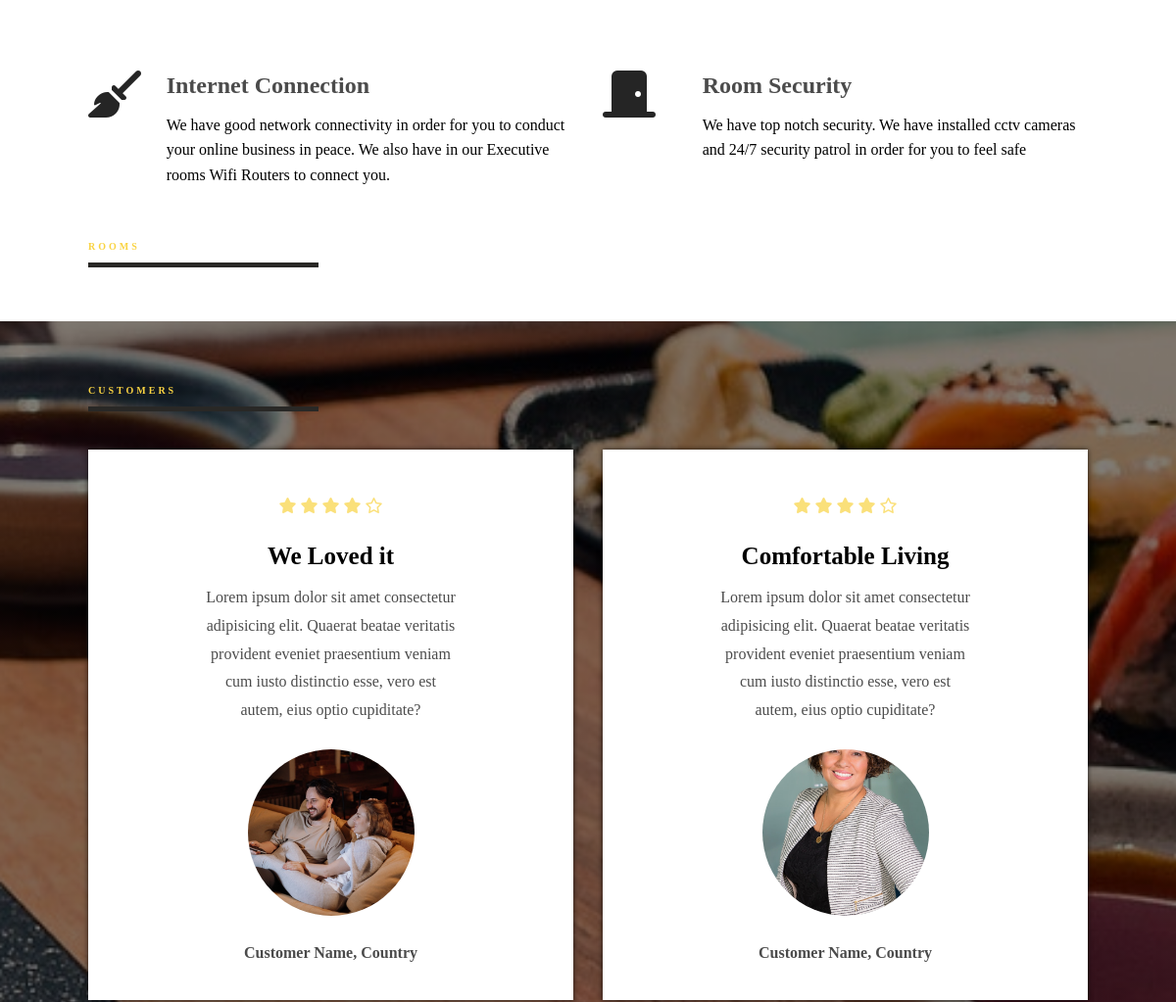
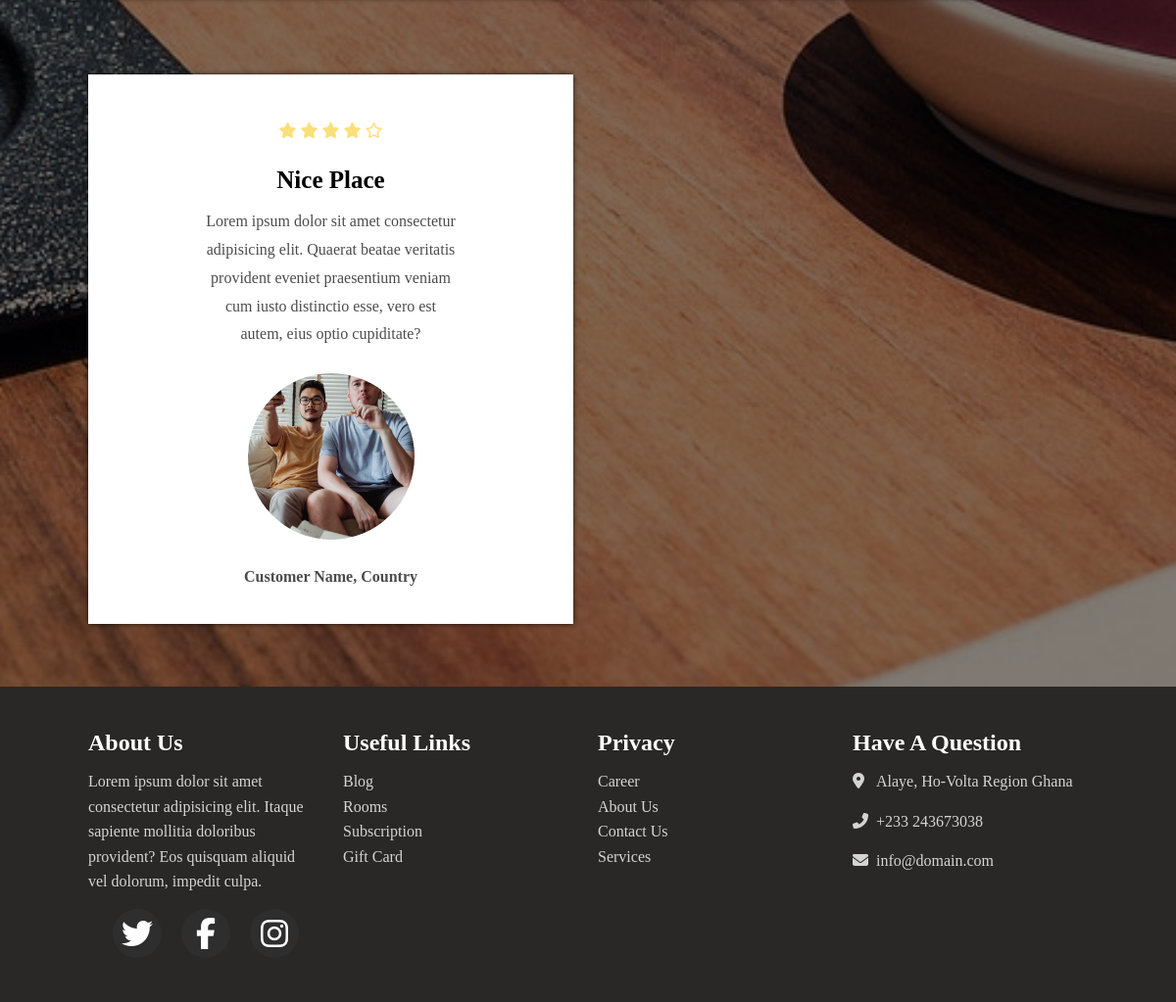
The app's page / (lower part), older data (2 pictures, top to bottom).
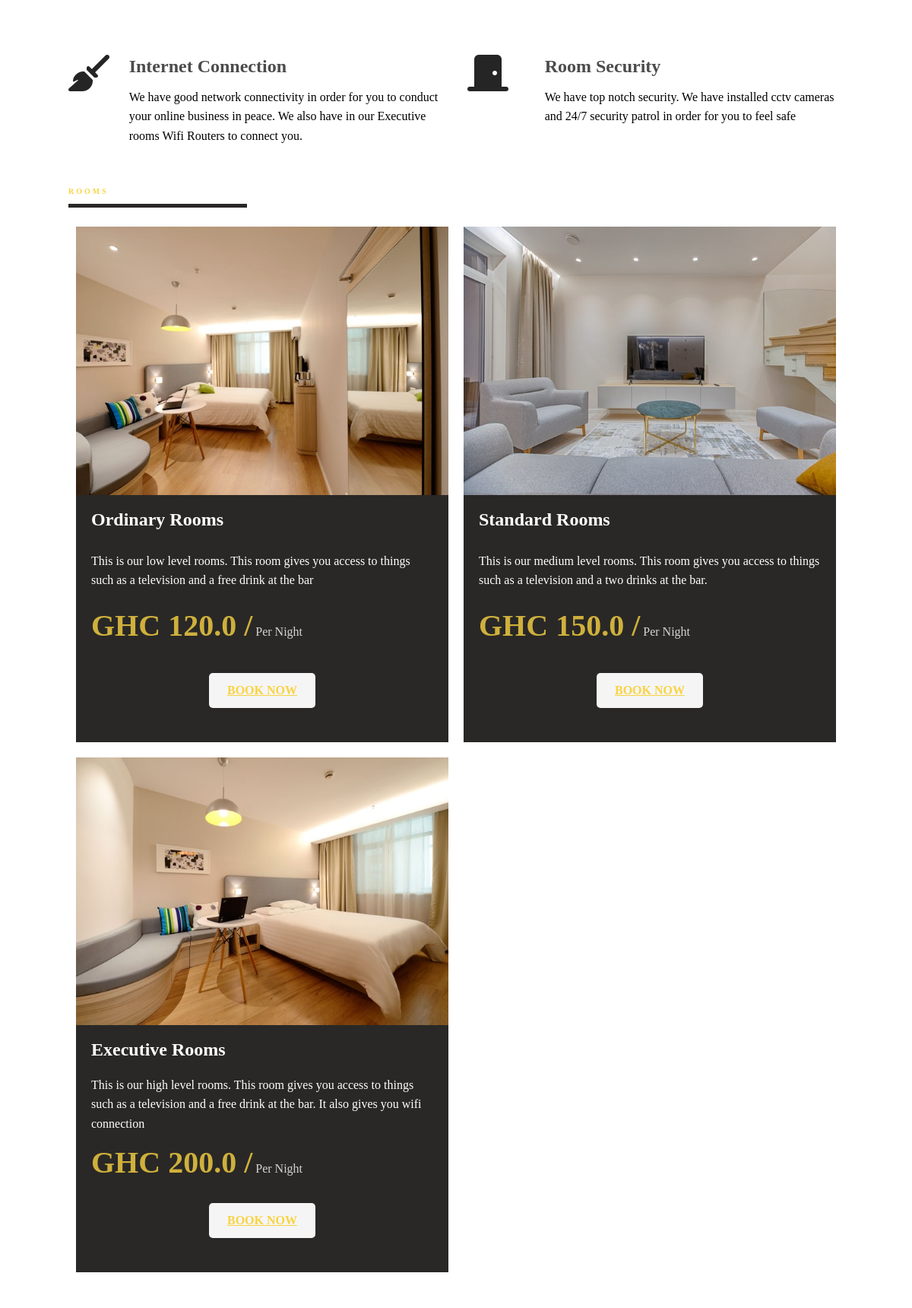
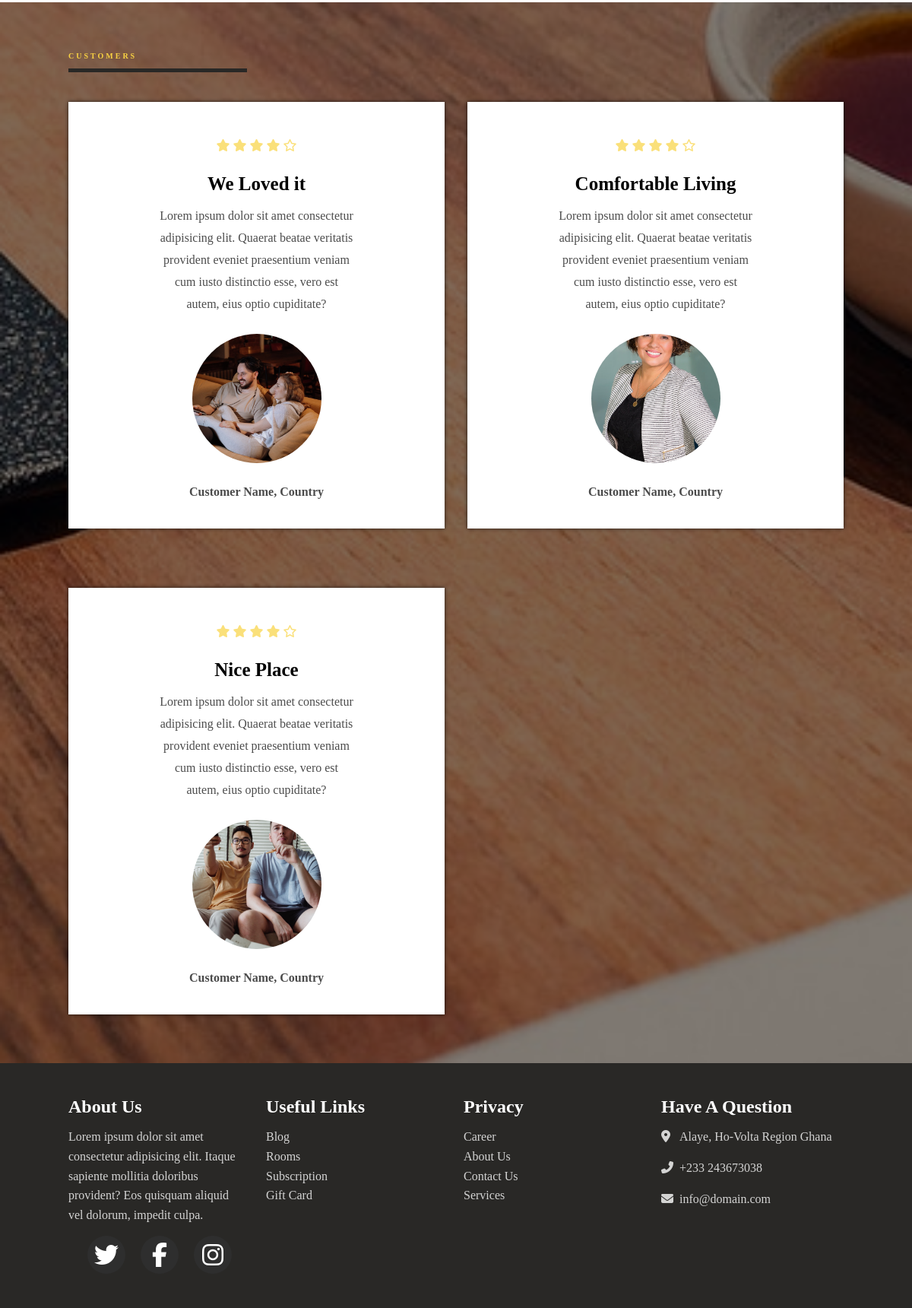
The same page, newer data (2 pictures, top to bottom).
### receptionist/models.py (models this page shows, shortened)
class Collective_Room(models.Model):
    name = models.CharField(max_length=100, primary_key=True)
    price = models.FloatField()
    description = models.TextField(max_length=200)
    img = models.ImageField(upload_to= 'room_images')

### users/views.py (the view)
def index(request):
    rooms = Collective_Room.objects.all()
    return render(request, 'user_main.html', {'rooms':rooms})

### templates/user_main.html (shortened to what this page needs)
{% load static %}
<!DOCTYPE html>
<html>
    <head>
        <link rel="stylesheet" href={% static "main.css" %}>
    </head>
    <body>
        <section class = "services sec-width" id = "services">
            <div class = "services-container">
                <article class = "service">
                    <div class = "service-icon">
                        <span>
                            <i class = "fas fa-broom"></i>
                        </span>
                    </div>
                    <div class = "service-content">
                        <h2>Internet Connection</h2>
                        <p>We have good network connectivity in order for you to conduct your online business in peace. We also have in our Executive rooms Wifi Routers to connect you.</p>
                    </div>
                </article>
                <article class = "service">
                    <div class = "service-icon">
                        <span>
                            <i class = "fas fa-door-closed"></i>
                        </span>
                    </div>
                    <div class = "service-content">
                        <h2>Room Security</h2>
                        <p>We have top notch security. We have installed cctv cameras and 24/7 security patrol in order for you to feel safe</p>
                    </div>
                </article>
            </div>
        </section>
        <section class = "rooms sec-width" id = "rooms">
            <div class = "title">
                <h2>rooms</h2>
            </div>
            <div class = "rooms-container">
                {% for room in rooms %}
                <article class = "room">
                    <div class = "room-image">
                        <img src = {{ room.img.url }} alt = "room image">
                    </div>
                    <div class = "room-text">
                        <h3>{{room.name}} Rooms</h3>
                        <p>{{room.description}}</p>
                        <p class = "rate">
                            <span>GHC {{room.price}} /</span> Per Night
                        </p>
                        <a type = "button" href="/booking/{{room.name}}" class = "btn">book now</a>
                    </div>
                </article>
                {% endfor %}
            </div>
        </section>
        <section class = "customers" id = "customers">
            <div class = "sec-width">
                <div class = "title">
                    <h2>customers</h2>
                </div>
                <div class = "customers-container">
                    <div class = "customer">
                        <div class = "rating">
                            <span><i class = "fas fa-star"></i></span>
                            <span><i class = "fas fa-star"></i></span>
                            <span><i class = "fas fa-star"></i></span>
                            <span><i class = "fas fa-star"></i></span>
                            <span><i class = "far fa-star"></i></span>
                        </div>
                        <h3>We Loved it</h3>
                        <p>Lorem ipsum dolor sit amet consectetur adipisicing elit. Quaerat beatae veritatis provident eveniet praesentium veniam cum iusto distinctio esse, vero est autem, eius optio cupiditate?</p>
                        <img src = {% static "images/cus1.jpg" %} alt = "customer image">
                        <span>Customer Name, Country</span>
                    </div>
                    <div class = "customer">
                        <div class = "rating">
                            <span><i class = "fas fa-star"></i></span>
                            <span><i class = "fas fa-star"></i></span>
                            <span><i class = "fas fa-star"></i></span>
                            <span><i class = "fas fa-star"></i></span>
                            <span><i class = "far fa-star"></i></span>
                        </div>
                        <h3>Comfortable Living</h3>
                        <p>Lorem ipsum dolor sit amet consectetur adipisicing elit. Quaerat beatae veritatis provident eveniet praesentium veniam cum iusto distinctio esse, vero est autem, eius optio cupiditate?</p>
                        <img src = {% static "images/cus2.jpg" %} alt = "customer image">
                        <span>Customer Name, Country</span>
                    </div>
                    <div class = "customer">
                        <div class = "rating">
                            <span><i class = "fas fa-star"></i></span>
                            <span><i class = "fas fa-star"></i></span>
                            <span><i class = "fas fa-star"></i></span>
                            <span><i class = "fas fa-star"></i></span>
                            <span><i class = "far fa-star"></i></span>
                        </div>
                        <h3>Nice Place</h3>
                        <p>Lorem ipsum dolor sit amet consectetur adipisicing elit. Quaerat beatae veritatis provident eveniet praesentium veniam cum iusto distinctio esse, vero est autem, eius optio cupiditate?</p>
                        <img src = {% static "images/cus3.jpg" %} alt = "customer image">
                        <span>Customer Name, Country</span>
                    </div>
                </div>
            </div>
        </section>
        <footer class = "footer">
            <div class = "footer-container">
                <div>
                    <h2>About Us </h2>
                    <p>Lorem ipsum dolor sit amet consectetur adipisicing elit. Itaque sapiente mollitia doloribus provident? Eos quisquam aliquid vel dolorum, impedit culpa.</p>
                    <ul class = "social-icons">
                        <li class = "flex">
                            <i class = "fa fa-twitter fa-2x"></i>
                        </li>
                        <li class = "flex">
                            <i class = "fa fa-facebook fa-2x"></i>
                        </li>
                        <li class = "flex">
                            <i class = "fa fa-instagram fa-2x"></i>
                        </li>
                    </ul>
                </div>
                <div>
                    <h2>Useful Links</h2>
                    <a href = "#">Blog</a>
                    <a href = "#">Rooms</a>
                    <a href = "#">Subscription</a>
                    <a href = "#">Gift Card</a>
                </div>
                <div>
                    <h2>Privacy</h2>
                    <a href = "#">Career</a>
                    <a href = "#">About Us</a>
                    <a href = "#">Contact Us</a>
                    <a href = "#">Services</a>
                </div>
                <div>
                    <h2>Have A Question</h2>
                    <div class = "contact-item">
                        <span>
                            <i class = "fas fa-map-marker-alt"></i>
                        </span>
                        <span>
                            Alaye, Ho-Volta Region Ghana
                        </span>
                    </div>
                    <div class = "contact-item">
                        <span>
                            <i class = "fas fa-phone-alt"></i>
                        </span>
                        <span>
                            +233 243673038
                        </span>
                    </div>
                    <div class = "contact-item">
                        <span>
                            <i class = "fas fa-envelope"></i>
                        </span>
                        <span>
                            info@domain.com
                        </span>
                    </div>
                </div>
            </div>
        </footer>
    </body>
</html>

### static/main.css (style rules this page uses)
:root { --transition: all 0.7s ease; --yellow: #f9d342; --dark: #292826; }
* { box-sizing: border-box; padding: 0; margin: 0; font-family: Poppins, serif; }
html { scroll-behavior: smooth; }
body { line-height: 1.6; }
.btn { font-size: 16px; text-transform: uppercase; font-weight: 600; border: none; display: flex; color: var(--yellow); justify-content: center; align-items: center; background: whitesmoke; border-radius: 5px; padding: 10px; width: 140px; margin: 15px auto; cursor: pointer; transition: var(--transition); }
.flex { display: flex; flex-direction: column; justify-content: center; align-items: center; }
h1, h2, h3, h4, h5, h6 { padding: 8px 0; }
img { width: 100%; display: block; }
.title { text-transform: uppercase; letter-spacing: 3px; font-size: 30px; color: var(--yellow); border-bottom: 5px solid var(--dark); width: 235px; margin: 15px 0; }
.sec-width { width: 85vw; margin: 0 auto!important; }
.services { margin: 40px 0; }
.service { display: flex; margin: 30px 0; }
.service-icon { flex: 30%; align-self: flex-start; font-size: 48px; color: #252525; }
.service-content { padding-left: 20px; }
.service-content h2 { opacity: 0.7; }
@media (min-width: 992px) { .services-container { display: grid; grid-template-columns: repeat(2, 1fr); grid-column-gap: 30px; } }
@media (min-width: 992px) { .title h2 { font-size: 10px!important; } }
.rooms { margin: 40px 0; }
.room { margin: 45px 0; padding-bottom: 25px; background: var(--dark); color: #fff; }
.room-text { display: flex; flex-direction: column; justify-content: space-between; height: 300px; padding: 5px 20px; }
.room-text h3 { font-size: 24px; }
.rate { opacity: 0.8; }
.rate span { font-size: 40px; font-weight: 900; color: var(--yellow); }
.room-image { overflow: hidden; }
.room-image img { transition: var(--transition); }
@media (min-width: 900px) { .rooms-container { display: flex; flex-wrap: wrap; } }
@media (min-width: 900px) { .room { flex: 0 0 calc(50% - 20px); margin: 10px; } }
.customers { margin-top: 40px; padding: 40px 0; background: linear-gradient(rgba(0, 0, 0, 0.5), rgba(0, 0, 0, 0.5)), url("images/customer-banner.jpg") center/cover no-repeat fixed; }
.customer { background: #fff; padding: 35px; text-align: center; margin: 24px 0; box-shadow: 0px 0px 5px rgba(0, 0, 0, 0.75); cursor: pointer; transition: var(--transition); }
.rating { margin: 10px 0; color: var(--yellow); }
.customer h3 { font-size: 25px; }
.customer p { opacity: 0.7; line-height: 1.8; width: 60%; margin: 0 auto; }
.customer img { width: 170px; height: 170px; border-radius: 50%; margin: 25px auto; }
.customer span { font-weight: 700; opacity: 0.7; }
@media (min-width: 992px) { .customers-container { display: grid; grid-template-columns: repeat(2, 1fr); grid-gap: 30px; } }
.footer { background: var(--dark); color: #fff; text-align: center; }
.footer-container { width: 85vw; margin: 0 auto; padding: 30px 0; }
.footer-container p, .footer-container a, .footer-container span { opacity: 0.8; }
.footer a { display: block; color: #fff; text-decoration: none; }
.social-icons { list-style: none; display: flex; justify-content: center; padding: 15px 0; }
.social-icons li { margin: 0 10px; width: 50px; height: 50px; background: #2e2e2e; border-radius: 50%; transition: var(--transition); cursor: pointer; }
.contact-item span { display: block; }
@media (min-width: 900px) { .footer-container { display: grid; grid-template-columns: repeat(2, 1fr); grid-gap: 20px; } }
@media (min-width: 1170px) { .footer { text-align: left; } }
@media (min-width: 1170px) { .footer-container { grid-template-columns: repeat(4, 1fr); } }
@media (min-width: 1170px) { .footer-container div:nth-child(1) p { padding-right: 20px; } }
@media (min-width: 1170px) { .contact-item { display: grid; grid-template-columns: 10% 90%; margin-bottom: 15px; align-items: center; } }

Row changes from the older to the newer data that the page shows:
added Collective_Room: img (picture), name "Ordinary", description "This is our low level rooms. This room gives you access to things such as a television and a free drink at the bar", price "120.0"
added Collective_Room: img (picture), name "Standard", description "This is our medium level rooms. This room gives you access to things such as a television and a two drinks at the bar.", price "150.0"
added Collective_Room: img (picture), name "Executive", description "This is our high level rooms. This room gives you access to things such as a television and a free drink at the bar. It also gives you wifi connection", price "200.0"
